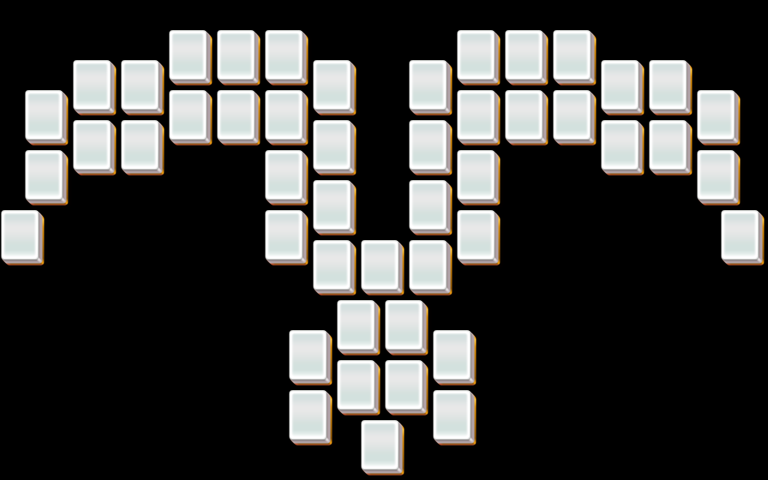

A 2D game scene composited from a Tiled map and its tileset images. What follows is a short description and the map's XML, with each tile layer's data collapsed to a summary:
An orthogonal 32x16 tile map with 24x30 px tiles, 5 tile layers (layer1, layer2, layer3, layer4, ...).

<map version="1.0" orientation="orthogonal" width="32" height="16" tilewidth="24" tileheight="30">
 <properties>
  <property name="species" value="20" />
 </properties>
 <tileset firstgid="1" name="mahjong" tilewidth="48" tileheight="60">
  <image source="mahjong.png" width="48" height="60" />
 </tileset>
 <layer name="layer1" width="32" height="16">
  <data>[512 cells, 48 non-empty, 1 distinct tile ids]</data>
 </layer>
 <layer name="layer2" width="32" height="16">
  <data>[512 cells, 48 non-empty, 1 distinct tile ids]</data>
 </layer>
 <layer name="layer3" width="32" height="16">
  <data>[512 cells, 48 non-empty, 1 distinct tile ids]</data>
 </layer>
 <layer name="layer4" width="32" height="16">
  <data>[512 cells, 0 non-empty, 0 distinct tile ids]</data>
 </layer>
 <layer name="layer5" width="32" height="16">
  <data>[512 cells, 0 non-empty, 0 distinct tile ids]</data>
 </layer>
</map>
